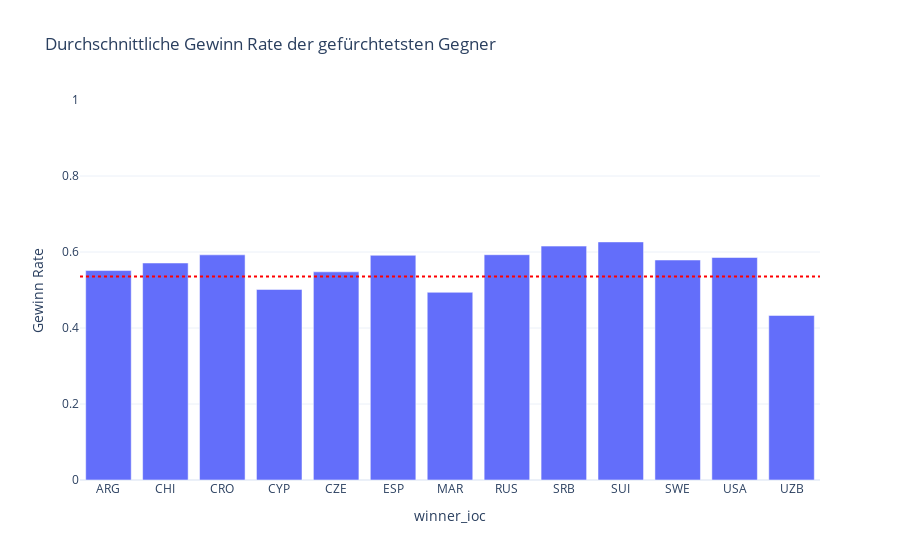

This figure's notebook cell:
### Code cell
px.bar(feared_countries_win_rate, x=feared_countries_win_rate.index, y="win_rate", title="Durchschnittliche Gewinn Rate der gefürchtetsten Gegner",
       range_y=[0, 1], labels={
        "index": "Land",
        "win_rate": "Gewinn Rate"
    }, template="plotly_white").add_hline(y=germany_win_rate, line_dash="dot", line_color="red")

### Figure 1 — Plotly figure (JSON) as saved in the notebook; plotly's stock layout.template omitted (floating-point values rounded to 4 significant figures)
{"data": [{"alignmentgroup": "True", "hovertemplate": "winner_ioc=%{x}<br>Gewinn Rate=%{y}<extra></extra>", "legendgroup": "", "marker": {"color": "#636efa", "pattern": {"shape": ""}}, "name": "", "offsetgroup": "", "orientation": "v", "showlegend": false, "textposition": "auto", "x": ["ARG", "CHI", "CRO", "CYP", "CZE", "ESP", "MAR", "RUS", "SRB", "SUI", "SWE", "USA", "UZB"], "xaxis": "x", "y": [0.5512, 0.571, 0.5926, 0.5015, 0.5478, 0.5913, 0.4939, 0.5929, 0.6155, 0.6265, 0.5789, 0.5855, 0.433], "yaxis": "y", "type": "bar"}], "layout": {"xaxis": {"anchor": "y", "domain": [0.0, 1.0], "title": {"text": "winner_ioc"}}, "yaxis": {"anchor": "x", "domain": [0.0, 1.0], "title": {"text": "Gewinn Rate"}, "range": [0, 1]}, "legend": {"tracegroupgap": 0}, "title": {"text": "Durchschnittliche Gewinn Rate der gefürchtetsten Gegner"}, "barmode": "relative", "shapes": [{"line": {"color": "red", "dash": "dot"}, "type": "line", "x0": 0, "x1": 1, "xref": "x domain", "y0": 0.5352, "y1": 0.5352, "yref": "y"}]}}
